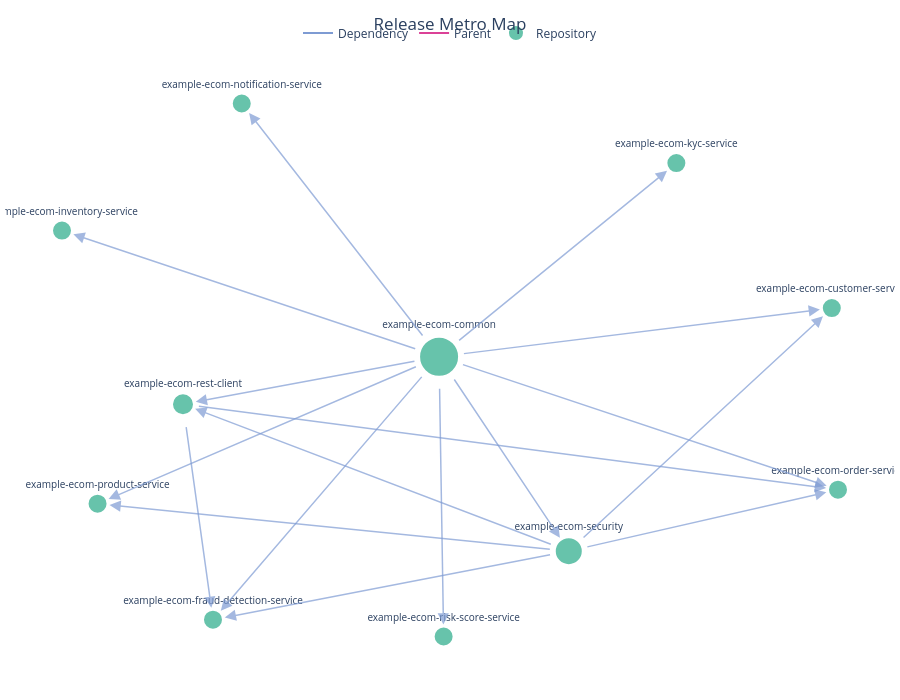

Source (notebook cell):
### Code cell
if len(coords_df) == 0:
    fig = empty_figure("No project coordinate data found.")
else:
    G = build_release_graph(coords_df, deps_df, parents_df)

    if len(G.nodes()) == 0:
        fig = empty_figure("No inter-repository dependencies found.")
    else:
        # Compute release waves for coloring
        waves, circular = compute_release_waves(G)
        node_wave: dict[str, int] = {}
        for i, wave in enumerate(waves):
            for node in wave:
                node_wave[node] = i
        for node in circular:
            node_wave[node] = len(waves)

        # Layout
        pos = nx.spring_layout(G, k=2, iterations=50, seed=42)

        # Compute node sizes (needed for standoff calculation)
        node_sizes: dict[str, int] = {}
        for node in G.nodes():
            degree = G.in_degree(node) + G.out_degree(node)
            node_sizes[node] = max(20, 10 + degree * 3)

        # --- Arrow annotations with standoff so tips stay outside nodes ---
        arrow_annotations = []
        for u, v, data in G.edges(data=True):
            x0, y0 = pos[u]
            x1, y1 = pos[v]
            is_parent = data.get("edge_type") == "parent"
            color = MAGENTA if is_parent else PERIWINKLE

            arrow_annotations.append(
                dict(
                    ax=x0,
                    ay=y0,
                    x=x1,
                    y=y1,
                    xref="x",
                    yref="y",
                    axref="x",
                    ayref="y",
                    showarrow=True,
                    arrowhead=2,
                    arrowsize=1.5,
                    arrowwidth=1.5,
                    arrowcolor=color,
                    opacity=0.7,
                    standoff=node_sizes[v] // 2 + 2,
                    startstandoff=node_sizes[u] // 2 + 2,
                )
            )

        # --- Node trace (on top of edges) ---
        node_x = []
        node_y = []
        node_text = []
        node_hover = []
        sizes = []

        for node in G.nodes():
            x, y = pos[node]
            node_x.append(x)
            node_y.append(y)
            node_text.append(short_repo(node))
            sizes.append(node_sizes[node])

            in_deps = list(G.predecessors(node))
            out_deps = list(G.successors(node))
            wave = node_wave.get(node, -1)
            hover = (
                f"<b>{node}</b><br>"
                f"Wave: {wave}<br>"
                f"Depends on: {len(in_deps)} repos<br>"
                f"Required by: {len(out_deps)} repos"
            )
            node_hover.append(hover)

        node_trace = go.Scatter(
            x=node_x,
            y=node_y,
            mode="markers+text",
            text=node_text,
            textposition="top center",
            textfont=dict(size=10),
            hoverinfo="text",
            hovertext=node_hover,
            marker=dict(
                size=sizes,
                color=GREEN,
                line=dict(width=2, color="white"),
            ),
            name="Repository",
            showlegend=True,
        )

        # Legend-only traces for edge types (invisible points)
        dep_legend = go.Scatter(
            x=[None],
            y=[None],
            mode="lines",
            line=dict(width=2, color=PERIWINKLE),
            name="Dependency",
            showlegend=True,
        )
        parent_legend = go.Scatter(
            x=[None],
            y=[None],
            mode="lines",
            line=dict(width=2, color=MAGENTA),
            name="Parent",
            showlegend=True,
        )

        fig = go.Figure(data=[dep_legend, parent_legend, node_trace])

        title = "Release Metro Map"
        if circular:
            title += f" ({len(circular)} circular dependencies)"

        fig.update_layout(
            title=dict(text=title, x=0.5, xanchor="center"),
            hovermode="closest",
            margin=dict(b=20, l=5, r=5, t=60),
            xaxis=dict(showgrid=False, zeroline=False, showticklabels=False),
            yaxis=dict(showgrid=False, zeroline=False, showticklabels=False),
            plot_bgcolor="white",
            legend=dict(
                orientation="h",
                yanchor="bottom",
                y=1.02,
                xanchor="center",
                x=0.5,
            ),
            height=700,
            annotations=arrow_annotations,
        )

fig.show(renderer="plotly_mimetype")

### Figure 1 — Plotly figure (JSON) as saved in the notebook; plotly's stock layout.template omitted (floating-point values rounded to 4 significant figures)
{"data": [{"line": {"color": "#7E9BD3", "width": 2}, "mode": "lines", "name": "Dependency", "showlegend": true, "type": "scatter", "x": [null], "y": [null]}, {"line": {"color": "#DB4197", "width": 2}, "mode": "lines", "name": "Parent", "showlegend": true, "type": "scatter", "x": [null], "y": [null]}, {"hoverinfo": "text", "hovertext": ["<b>modernetraining/example-ecom-common</b><br>Wave: 0<br>Depends on: 0 repos<br>Required by: 10 repos", "<b>modernetraining/example-ecom-customer-service</b><br>Wave: 2<br>Depends on: 2 repos<br>Required by: 0 repos", "<b>modernetraining/example-ecom-fraud-detection-service</b><br>Wave: 3<br>Depends on: 3 repos<br>Required by: 0 repos", "<b>modernetraining/example-ecom-inventory-service</b><br>Wave: 1<br>Depends on: 1 repos<br>Required by: 0 repos", "<b>modernetraining/example-ecom-kyc-service</b><br>Wave: 1<br>Depends on: 1 repos<br>Required by: 0 repos", "<b>modernetraining/example-ecom-notification-service</b><br>Wave: 1<br>Depends on: 1 repos<br>Required by: 0 repos", "<b>modernetraining/example-ecom-order-service</b><br>Wave: 3<br>Depends on: 3 repos<br>Required by: 0 repos", "<b>modernetraining/example-ecom-product-service</b><br>Wave: 2<br>Depends on: 2 repos<br>Required by: 0 repos", "<b>modernetraining/example-ecom-rest-client</b><br>Wave: 2<br>Depends on: 2 repos<br>Required by: 2 repos", "<b>modernetraining/example-ecom-risk-score-service</b><br>Wave: 1<br>Depends on: 1 repos<br>Required by: 0 repos", "<b>modernetraining/example-ecom-security</b><br>Wave: 1<br>Depends on: 1 repos<br>Required by: 5 repos"], "marker": {"color": "#27AA88", "line": {"color": "white", "width": 2}, "size": [40, 20, 20, 20, 20, 20, 20, 20, 22, 20, 28]}, "mode": "markers+text", "name": "Repository", "showlegend": true, "text": ["example-ecom-common", "example-ecom-customer-service", "example-ecom-fraud-detection-service", "example-ecom-inventory-service", "example-ecom-kyc-service", "example-ecom-notification-service", "example-ecom-order-service", "example-ecom-product-service", "example-ecom-rest-client", "example-ecom-risk-score-service", "example-ecom-security"], "textfont": {"size": 10}, "textposition": "top center", "type": "scatter", "x": [0.04871, 0.9443, -0.4669, -0.8112, 0.5898, -0.4013, 0.9584, -0.7301, -0.5353, 0.05909, 0.3445], "y": [0.1373, 0.3029, -0.7589, 0.5671, 0.7969, 1, -0.3157, -0.3637, -0.02459, -0.8161, -0.5252]}], "layout": {"annotations": [{"arrowcolor": "#7E9BD3", "arrowhead": 2, "arrowsize": 1.5, "arrowwidth": 1.5, "ax": 0.04871, "axref": "x", "ay": 0.1373, "ayref": "y", "opacity": 0.7, "showarrow": true, "standoff": 12, "startstandoff": 22, "x": 0.9443, "xref": "x", "y": 0.3029, "yref": "y"}, {"arrowcolor": "#7E9BD3", "arrowhead": 2, "arrowsize": 1.5, "arrowwidth": 1.5, "ax": 0.04871, "axref": "x", "ay": 0.1373, "ayref": "y", "opacity": 0.7, "showarrow": true, "standoff": 12, "startstandoff": 22, "x": -0.4669, "xref": "x", "y": -0.7589, "yref": "y"}, {"arrowcolor": "#7E9BD3", "arrowhead": 2, "arrowsize": 1.5, "arrowwidth": 1.5, "ax": 0.04871, "axref": "x", "ay": 0.1373, "ayref": "y", "opacity": 0.7, "showarrow": true, "standoff": 12, "startstandoff": 22, "x": -0.8112, "xref": "x", "y": 0.5671, "yref": "y"}, {"arrowcolor": "#7E9BD3", "arrowhead": 2, "arrowsize": 1.5, "arrowwidth": 1.5, "ax": 0.04871, "axref": "x", "ay": 0.1373, "ayref": "y", "opacity": 0.7, "showarrow": true, "standoff": 12, "startstandoff": 22, "x": 0.5898, "xref": "x", "y": 0.7969, "yref": "y"}, {"arrowcolor": "#7E9BD3", "arrowhead": 2, "arrowsize": 1.5, "arrowwidth": 1.5, "ax": 0.04871, "axref": "x", "ay": 0.1373, "ayref": "y", "opacity": 0.7, "showarrow": true, "standoff": 12, "startstandoff": 22, "x": -0.4013, "xref": "x", "y": 1, "yref": "y"}, {"arrowcolor": "#7E9BD3", "arrowhead": 2, "arrowsize": 1.5, "arrowwidth": 1.5, "ax": 0.04871, "axref": "x", "ay": 0.1373, "ayref": "y", "opacity": 0.7, "showarrow": true, "standoff": 12, "startstandoff": 22, "x": 0.9584, "xref": "x", "y": -0.3157, "yref": "y"}, {"arrowcolor": "#7E9BD3", "arrowhead": 2, "arrowsize": 1.5, "arrowwidth": 1.5, "ax": 0.04871, "axref": "x", "ay": 0.1373, "ayref": "y", "opacity": 0.7, "showarrow": true, "standoff": 12, "startstandoff": 22, "x": -0.7301, "xref": "x", "y": -0.3637, "yref": "y"}, {"arrowcolor": "#7E9BD3", "arrowhead": 2, "arrowsize": 1.5, "arrowwidth": 1.5, "ax": 0.04871, "axref": "x", "ay": 0.1373, "ayref": "y", "opacity": 0.7, "showarrow": true, "standoff": 13, "startstandoff": 22, "x": -0.5353, "xref": "x", "y": -0.02459, "yref": "y"}, {"arrowcolor": "#7E9BD3", "arrowhead": 2, "arrowsize": 1.5, "arrowwidth": 1.5, "ax": 0.04871, "axref": "x", "ay": 0.1373, "ayref": "y", "opacity": 0.7, "showarrow": true, "standoff": 12, "startstandoff": 22, "x": 0.05909, "xref": "x", "y": -0.8161, "yref": "y"}, {"arrowcolor": "#7E9BD3", "arrowhead": 2, "arrowsize": 1.5, "arrowwidth": 1.5, "ax": 0.04871, "axref": "x", "ay": 0.1373, "ayref": "y", "opacity": 0.7, "showarrow": true, "standoff": 16, "startstandoff": 22, "x": 0.3445, "xref": "x", "y": -0.5252, "yref": "y"}, {"arrowcolor": "#7E9BD3", "arrowhead": 2, "arrowsize": 1.5, "arrowwidth": 1.5, "ax": -0.5353, "axref": "x", "ay": -0.02459, "ayref": "y", "opacity": 0.7, "showarrow": true, "standoff": 12, "startstandoff": 13, "x": -0.4669, "xref": "x", "y": -0.7589, "yref": "y"}, {"arrowcolor": "#7E9BD3", "arrowhead": 2, "arrowsize": 1.5, "arrowwidth": 1.5, "ax": -0.5353, "axref": "x", "ay": -0.02459, "ayref": "y", "opacity": 0.7, "showarrow": true, "standoff": 12, "startstandoff": 13, "x": 0.9584, "xref": "x", "y": -0.3157, "yref": "y"}, {"arrowcolor": "#7E9BD3", "arrowhead": 2, "arrowsize": 1.5, "arrowwidth": 1.5, "ax": 0.3445, "axref": "x", "ay": -0.5252, "ayref": "y", "opacity": 0.7, "showarrow": true, "standoff": 12, "startstandoff": 16, "x": 0.9443, "xref": "x", "y": 0.3029, "yref": "y"}, {"arrowcolor": "#7E9BD3", "arrowhead": 2, "arrowsize": 1.5, "arrowwidth": 1.5, "ax": 0.3445, "axref": "x", "ay": -0.5252, "ayref": "y", "opacity": 0.7, "showarrow": true, "standoff": 12, "startstandoff": 16, "x": -0.4669, "xref": "x", "y": -0.7589, "yref": "y"}, {"arrowcolor": "#7E9BD3", "arrowhead": 2, "arrowsize": 1.5, "arrowwidth": 1.5, "ax": 0.3445, "axref": "x", "ay": -0.5252, "ayref": "y", "opacity": 0.7, "showarrow": true, "standoff": 12, "startstandoff": 16, "x": 0.9584, "xref": "x", "y": -0.3157, "yref": "y"}, {"arrowcolor": "#7E9BD3", "arrowhead": 2, "arrowsize": 1.5, "arrowwidth": 1.5, "ax": 0.3445, "axref": "x", "ay": -0.5252, "ayref": "y", "opacity": 0.7, "showarrow": true, "standoff": 12, "startstandoff": 16, "x": -0.7301, "xref": "x", "y": -0.3637, "yref": "y"}, {"arrowcolor": "#7E9BD3", "arrowhead": 2, "arrowsize": 1.5, "arrowwidth": 1.5, "ax": 0.3445, "axref": "x", "ay": -0.5252, "ayref": "y", "opacity": 0.7, "showarrow": true, "standoff": 13, "startstandoff": 16, "x": -0.5353, "xref": "x", "y": -0.02459, "yref": "y"}], "height": 700, "hovermode": "closest", "legend": {"orientation": "h", "x": 0.5, "xanchor": "center", "y": 1.02, "yanchor": "bottom"}, "margin": {"b": 20, "l": 5, "r": 5, "t": 60}, "plot_bgcolor": "white", "title": {"text": "Release Metro Map", "x": 0.5, "xanchor": "center"}, "xaxis": {"showgrid": false, "showticklabels": false, "zeroline": false}, "yaxis": {"showgrid": false, "showticklabels": false, "zeroline": false}}}
